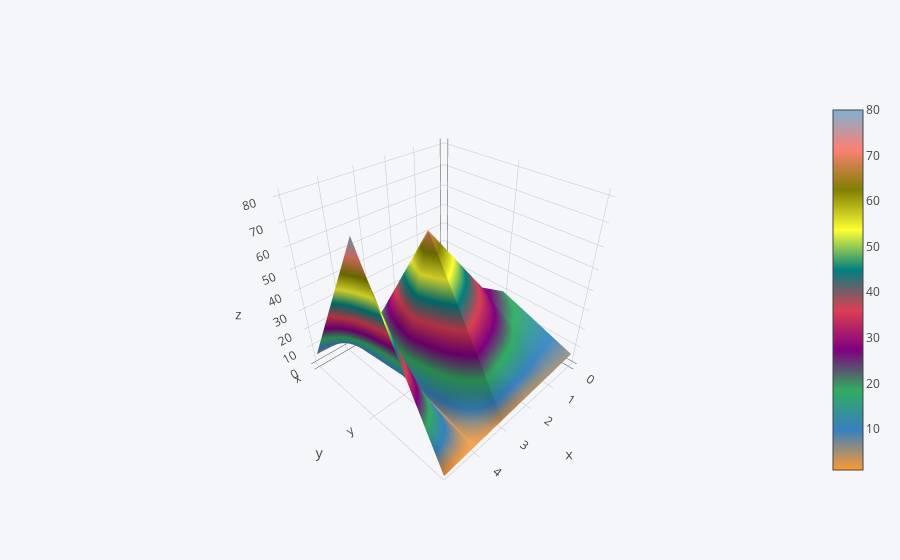

The cell this chart's notebook holds for it:
### Code cell
df4.iplot(kind="surface")# intercative surface plot

### Figure 1 — Plotly figure (JSON) as saved in the notebook; plotly's stock layout.template omitted (floating-point values rounded to 4 significant figures)
{"data": [{"colorscale": [[0, "rgb(255, 153, 51)"], [0.1111, "rgb(55, 128, 191)"], [0.2222, "rgb(50, 171, 96)"], [0.3333, "rgb(128, 0, 128)"], [0.4444, "rgb(219, 64, 82)"], [0.5556, "rgb(0, 128, 128)"], [0.6667, "rgb(255, 255, 51)"], [0.7778, "rgb(128, 128, 0)"], [0.8889, "rgb(251, 128, 114)"], [1, "rgb(128, 177, 211)"]], "type": "surface", "uid": "9de68591-f9df-4a79-95c3-56253d3a7c55", "x": [0, 1, 2, 3, 4, 5], "y": ["x", "y", "z"], "z": [[1, 2, 3, 4, 5, 6], [20, 30, 50, 70, 10, 80], [6, 5, 4, 3, 2, 1]]}], "layout": {"legend": {"bgcolor": "#F5F6F9", "font": {"color": "#4D5663"}}, "paper_bgcolor": "#F5F6F9", "plot_bgcolor": "#F5F6F9", "title": {"font": {"color": "#4D5663"}}, "xaxis": {"gridcolor": "#E1E5ED", "showgrid": true, "tickfont": {"color": "#4D5663"}, "title": {"font": {"color": "#4D5663"}, "text": ""}, "zerolinecolor": "#E1E5ED"}, "yaxis": {"gridcolor": "#E1E5ED", "showgrid": true, "tickfont": {"color": "#4D5663"}, "title": {"font": {"color": "#4D5663"}, "text": ""}, "zerolinecolor": "#E1E5ED"}}}
